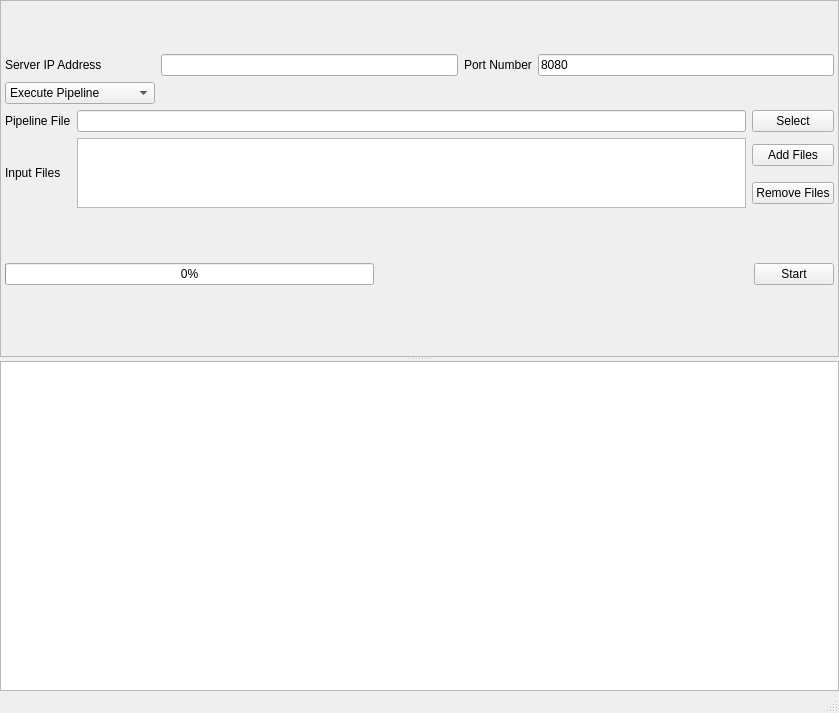
<?xml version="1.0" encoding="UTF-8"?>
<ui version="4.0">
 <class>RESTClient_UI</class>
 <widget class="QMainWindow" name="RESTClient_UI">
  <property name="geometry">
   <rect>
    <x>0</x>
    <y>0</y>
    <width>839</width>
    <height>713</height>
   </rect>
  </property>
  <property name="windowTitle">
   <string>RESTClient</string>
  </property>
  <widget class="QWidget" name="centralwidget">
   <layout class="QGridLayout" name="gridLayout">
    <property name="leftMargin">
     <number>0</number>
    </property>
    <property name="topMargin">
     <number>0</number>
    </property>
    <property name="rightMargin">
     <number>0</number>
    </property>
    <property name="bottomMargin">
     <number>0</number>
    </property>
    <item row="0" column="0">
     <widget class="QSplitter" name="splitter">
      <property name="orientation">
       <enum>Qt::Vertical</enum>
      </property>
      <widget class="QFrame" name="frame">
       <property name="frameShape">
        <enum>QFrame::StyledPanel</enum>
       </property>
       <property name="frameShadow">
        <enum>QFrame::Raised</enum>
       </property>
       <layout class="QGridLayout" name="gridLayout_2">
        <property name="leftMargin">
         <number>4</number>
        </property>
        <property name="topMargin">
         <number>4</number>
        </property>
        <property name="rightMargin">
         <number>4</number>
        </property>
        <property name="bottomMargin">
         <number>20</number>
        </property>
        <item row="2" column="1">
         <spacer name="horizontalSpacer">
          <property name="orientation">
           <enum>Qt::Horizontal</enum>
          </property>
          <property name="sizeHint" stdset="0">
           <size>
            <width>40</width>
            <height>20</height>
           </size>
          </property>
         </spacer>
        </item>
        <item row="2" column="2">
         <widget class="QPushButton" name="startBtn">
          <property name="text">
           <string>Start</string>
          </property>
         </widget>
        </item>
        <item row="2" column="0">
         <widget class="QProgressBar" name="progressBar">
          <property name="value">
           <number>0</number>
          </property>
         </widget>
        </item>
        <item row="1" column="0" colspan="3">
         <layout class="QGridLayout" name="gridLayout_6">
          <property name="bottomMargin">
           <number>0</number>
          </property>
          <item row="1" column="0">
           <widget class="QComboBox" name="endpointCB">
            <property name="sizeAdjustPolicy">
             <enum>QComboBox::AdjustToContents</enum>
            </property>
            <item>
             <property name="text">
              <string>Execute Pipeline</string>
             </property>
            </item>
            <item>
             <property name="text">
              <string>List Filter Parameters</string>
             </property>
            </item>
            <item>
             <property name="text">
              <string>List Loaded Plugins</string>
             </property>
            </item>
            <item>
             <property name="text">
              <string>List Filter Names</string>
             </property>
            </item>
            <item>
             <property name="text">
              <string>Number of Filters</string>
             </property>
            </item>
            <item>
             <property name="text">
              <string>List Plugin Information</string>
             </property>
            </item>
            <item>
             <property name="text">
              <string>Preflight Pipeline</string>
             </property>
            </item>
            <item>
             <property name="text">
              <string>SIMPLib Version</string>
             </property>
            </item>
           </widget>
          </item>
          <item row="0" column="0">
           <widget class="QLabel" name="label_3">
            <property name="text">
             <string>Server IP Address</string>
            </property>
           </widget>
          </item>
          <item row="0" column="1">
           <widget class="QLineEdit" name="serverIPAddressLE"/>
          </item>
          <item row="0" column="2">
           <widget class="QLabel" name="label_4">
            <property name="text">
             <string>Port Number</string>
            </property>
           </widget>
          </item>
          <item row="0" column="3">
           <widget class="QLineEdit" name="portNumberLE">
            <property name="text">
             <string>8080</string>
            </property>
           </widget>
          </item>
          <item row="1" column="1" colspan="3">
           <spacer name="horizontalSpacer_2">
            <property name="orientation">
             <enum>Qt::Horizontal</enum>
            </property>
            <property name="sizeHint" stdset="0">
             <size>
              <width>40</width>
              <height>20</height>
             </size>
            </property>
           </spacer>
          </item>
          <item row="2" column="0" colspan="4">
           <layout class="QGridLayout" name="gridLayout_5">
            <property name="bottomMargin">
             <number>0</number>
            </property>
            <item row="1" column="2">
             <widget class="QPushButton" name="addInputFilesBtn">
              <property name="text">
               <string>Add Files</string>
              </property>
             </widget>
            </item>
            <item row="0" column="0">
             <widget class="QLabel" name="label">
              <property name="text">
               <string>Pipeline File</string>
              </property>
             </widget>
            </item>
            <item row="0" column="1">
             <widget class="QLineEdit" name="pipelineFilePathLE"/>
            </item>
            <item row="2" column="2">
             <widget class="QPushButton" name="removeInputFilesBtn">
              <property name="text">
               <string>Remove Files</string>
              </property>
             </widget>
            </item>
            <item row="1" column="1" rowspan="2">
             <widget class="QListWidget" name="inputFilesListWidget"/>
            </item>
            <item row="1" column="0" rowspan="2">
             <widget class="QLabel" name="label_2">
              <property name="text">
               <string>Input Files</string>
              </property>
             </widget>
            </item>
            <item row="0" column="2">
             <widget class="QPushButton" name="selectPipelineFilePathBtn">
              <property name="text">
               <string>Select</string>
              </property>
             </widget>
            </item>
           </layout>
          </item>
         </layout>
        </item>
       </layout>
      </widget>
      <widget class="QTextEdit" name="stdOutputTextEdit"/>
     </widget>
    </item>
   </layout>
  </widget>
  <widget class="QStatusBar" name="statusbar"/>
 </widget>
 <resources/>
 <connections/>
</ui>
